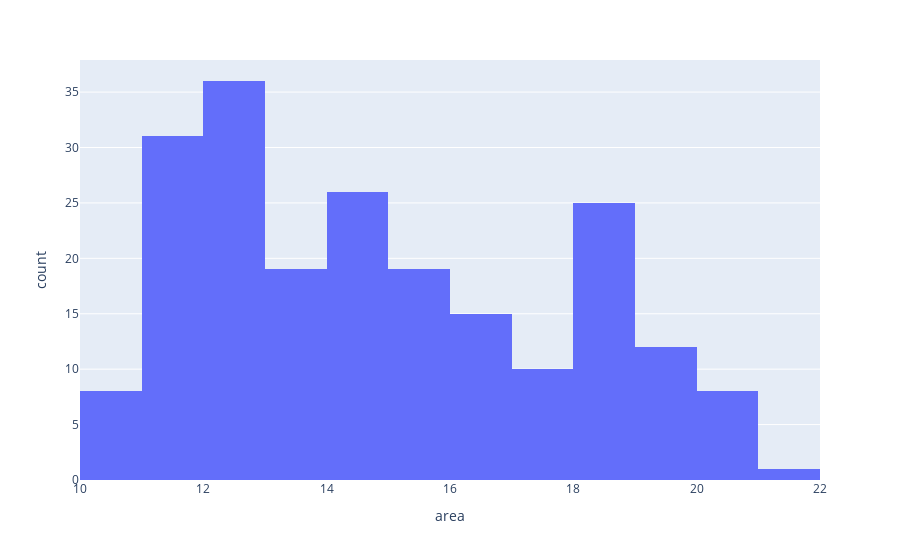
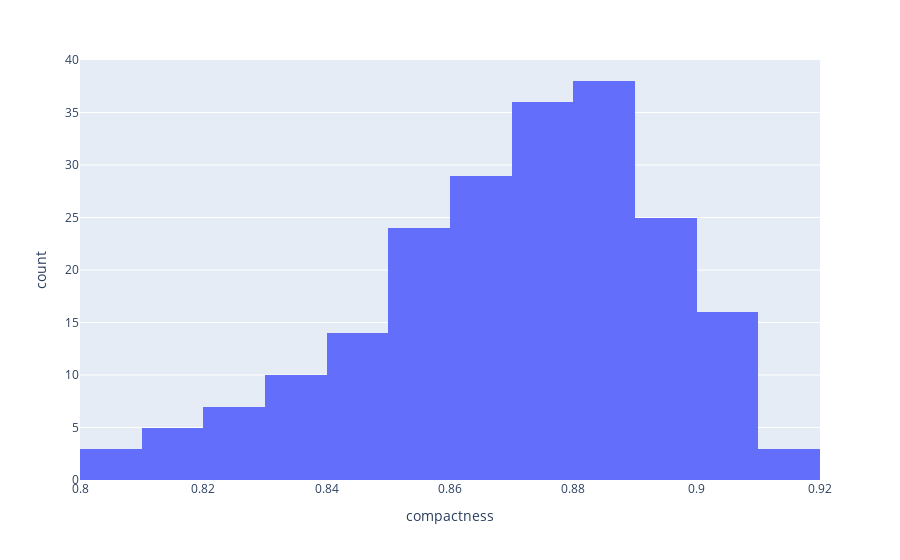

Notebook source saved alongside these figures, in order:
### Markdown cell above
## Visualy inspect some of the features

### Code cell
def column_histogram(col):
    fig = px.histogram(df,
                       x=col,
                       #nbins=80,
                       )
    fig.show()
cols = df.columns

interact(column_histogram,col=cols);

### Figure 1 — Plotly figure (JSON) as saved in the notebook; plotly's stock layout.template omitted (floating-point values rounded to 4 significant figures; data arrays with more than 128 entries replaced by an {"elided": "..."} marker saying what was removed)
{"data": [{"alignmentgroup": "True", "bingroup": "x", "hovertemplate": "area=%{x}<br>count=%{y}<extra></extra>", "legendgroup": "", "marker": {"color": "#636efa", "pattern": {"shape": ""}}, "name": "", "offsetgroup": "", "orientation": "v", "showlegend": false, "type": "histogram", "x": {"elided": "210 float values"}, "xaxis": "x", "yaxis": "y"}], "layout": {"barmode": "relative", "legend": {"tracegroupgap": 0}, "margin": {"t": 60}, "xaxis": {"anchor": "y", "domain": [0, 1], "title": {"text": "area"}}, "yaxis": {"anchor": "x", "domain": [0, 1], "title": {"text": "count"}}}}

### Figure 2 — Plotly figure (JSON) as saved in the notebook; plotly's stock layout.template omitted (floating-point values rounded to 4 significant figures; data arrays with more than 128 entries replaced by an {"elided": "..."} marker saying what was removed)
{"data": [{"alignmentgroup": "True", "bingroup": "x", "hovertemplate": "compactness=%{x}<br>count=%{y}<extra></extra>", "legendgroup": "", "marker": {"color": "#636efa", "pattern": {"shape": ""}}, "name": "", "offsetgroup": "", "orientation": "v", "showlegend": false, "type": "histogram", "x": {"elided": "210 float values"}, "xaxis": "x", "yaxis": "y"}], "layout": {"barmode": "relative", "legend": {"tracegroupgap": 0}, "margin": {"t": 60}, "xaxis": {"anchor": "y", "domain": [0, 1], "title": {"text": "compactness"}}, "yaxis": {"anchor": "x", "domain": [0, 1], "title": {"text": "count"}}}}
